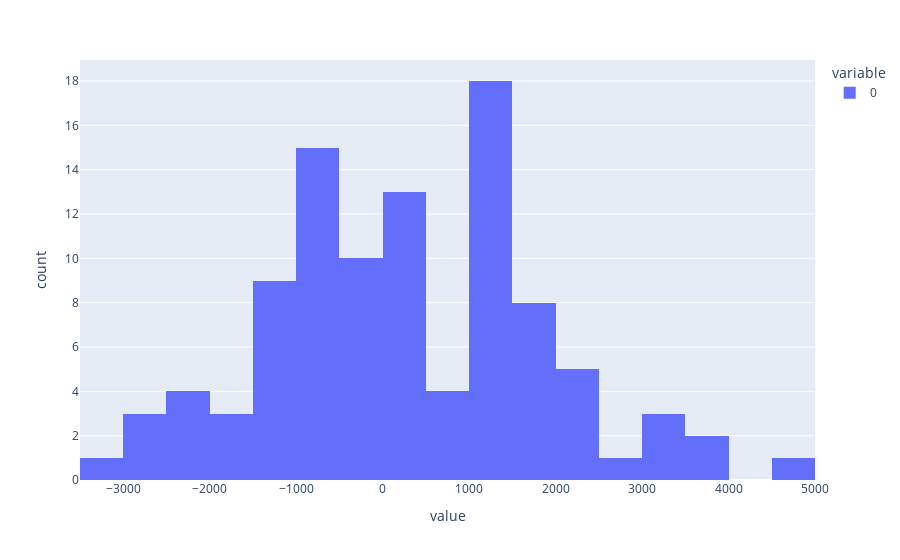

The notebook cell saved with this chart:
### Code cell
px.histogram(model)

### Figure 1 — Plotly figure (JSON) as saved in the notebook; plotly's stock layout.template omitted (floating-point values rounded to 4 significant figures)
{"data": [{"alignmentgroup": "True", "bingroup": "x", "hovertemplate": "variable=0<br>value=%{x}<br>count=%{y}<extra></extra>", "legendgroup": "0", "marker": {"color": "#636efa", "pattern": {"shape": ""}}, "name": "0", "offsetgroup": "0", "orientation": "v", "showlegend": true, "type": "histogram", "x": [484.6, 1086.0, -1443.0, 645.3, 495.5, 1508.0, -225.9, -120.4, 1308.0, -1069.0, -347.7, -1500.0, -631.6, 1290.0, 331.4, 3229.0, -673.4, -1915.0, -501.9, 3567.0, -812.9, 1456.0, 1175.0, 1976.0, 2170.0, -690.8, -2315.0, 2057.0, 2871.0, 1055.0, 506.9, -917.1, 1826.0, 1339.0, 1622.0, -430.0, 1318.0, -382.5, 4664.0, 1140.0, 689.9, 1555.0, 3579.0, -558.2, -348.9, 1120.0, -921.2, -1289.0, 490.4, -432.6, 1230.0, 1220.0, 3014.0, 231.5, 214.2, 415.2, -2530.0, 1905.0, 16.53, 1130.0, -844.9, -2829.0, -1384.0, -2219.0, 2165.0, -2588.0, -2114.0, 1767.0, 126.0, -1126.0, 2209.0, 1170.0, -504.4, -1669.0, -1295.0, 407.5, 642.8, -1496.0, -536.0, 21.32, 3386.0, -157.7, -690.9, -886.0, 1177.0, -315.5, 1852.0, -2059.0, -1132.0, -3144.0, 2047.0, 38.43, 1175.0, -650.1, -751.2, -1426.0, -328.9, 1369.0, 1189.0, 385.4], "xaxis": "x", "yaxis": "y"}], "layout": {"barmode": "relative", "legend": {"title": {"text": "variable"}, "tracegroupgap": 0}, "margin": {"t": 60}, "xaxis": {"anchor": "y", "domain": [0, 1], "title": {"text": "value"}}, "yaxis": {"anchor": "x", "domain": [0, 1], "title": {"text": "count"}}}}
